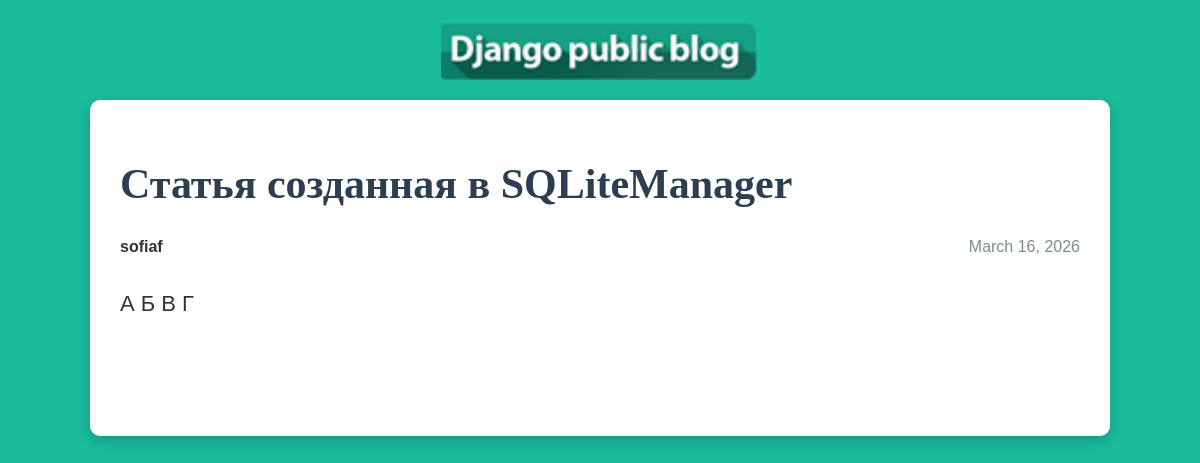
The app's page /article/4/ with its own data.
### articles/models.py (models this page shows, shortened)
class Article(models.Model):
    title = models.CharField(max_length=200)
    author = models.ForeignKey(User, on_delete=models.CASCADE)
    text = models.TextField()
    created_date = models.DateField(auto_now_add=True)

### articles/views.py (the view)
# urls.py: path('article/<int:article_id>/', views.get_article, name='get_article'),
def get_article(request, article_id):
    try:
        post = Article.objects.get(id=article_id)
        return render(request, 'article.html', {"post": post})
    except Article.DoesNotExist:
        raise Http404

### articles/templates/article.html (shortened to what this page needs)
<!DOCTYPE html>
{% load static %}
<html lang="ru">
<head>
    <link rel="stylesheet" href="{% static 'css/article.css' %}">
</head>
<body class="article">
    <div class="header">
        <img src="{% static 'img/dpb-logo.png' %}" alt="Логотип" />
    </div>
    <div class="content">
        <h1>{{ post.title }}</h1>
        <div class="article-info">
            <div class="article-author">{{ post.author.username }}</div>
            <div class="article-created-date">{{ post.created_date }}</div>
        </div>
        <p class="article-text">{{ post.text }}</p>
        <a href="{% url 'archive' %}">← Все записи</a>
    </div>
</body>
</html>

### articles/static/css/article.css (style rules this page uses)
body { background: #1abc9c; font-family: Tahoma, Arial, sans-serif; color: #333; margin: 0; padding: 0; }
.header img { display: block; width: 318px; margin: 20px auto; }
.content { width: 960px; margin: 0 auto; background: #fff; padding: 30px; border-radius: 10px; box-shadow: 0 5px 15px rgba(0,0,0,0.2); }
.article-info { overflow: hidden; margin: 10px 0; }
.article-author { width: 50%; float: left; font-weight: bold; }
.article-created-date { text-align: right; width: 50%; float: left; color: #7f8c8d; }
.article-text { font-size: 18px; line-height: 1.6; clear: both; margin-top: 15px; }
.article h1 { font-family: 'Times New Roman', serif; font-size: 42px; margin: 30px 0; color: #2c3e50; }
.article .article-info { margin-bottom: 30px; }
.article .article-text { font-size: 22px; margin-bottom: 40px; }
.article a { color: #ffffff; font-size: 18px; text-decoration: none; border: 2px solid #ffffff; padding: 10px 20px; border-radius: 5px; display: inline-block; transition: all 0.3s; }

### records on screen
Article: title "Статья созданная в SQLiteManager", author.username "sofiaf", created_date "March 16, 2026", text "А Б В Г"
